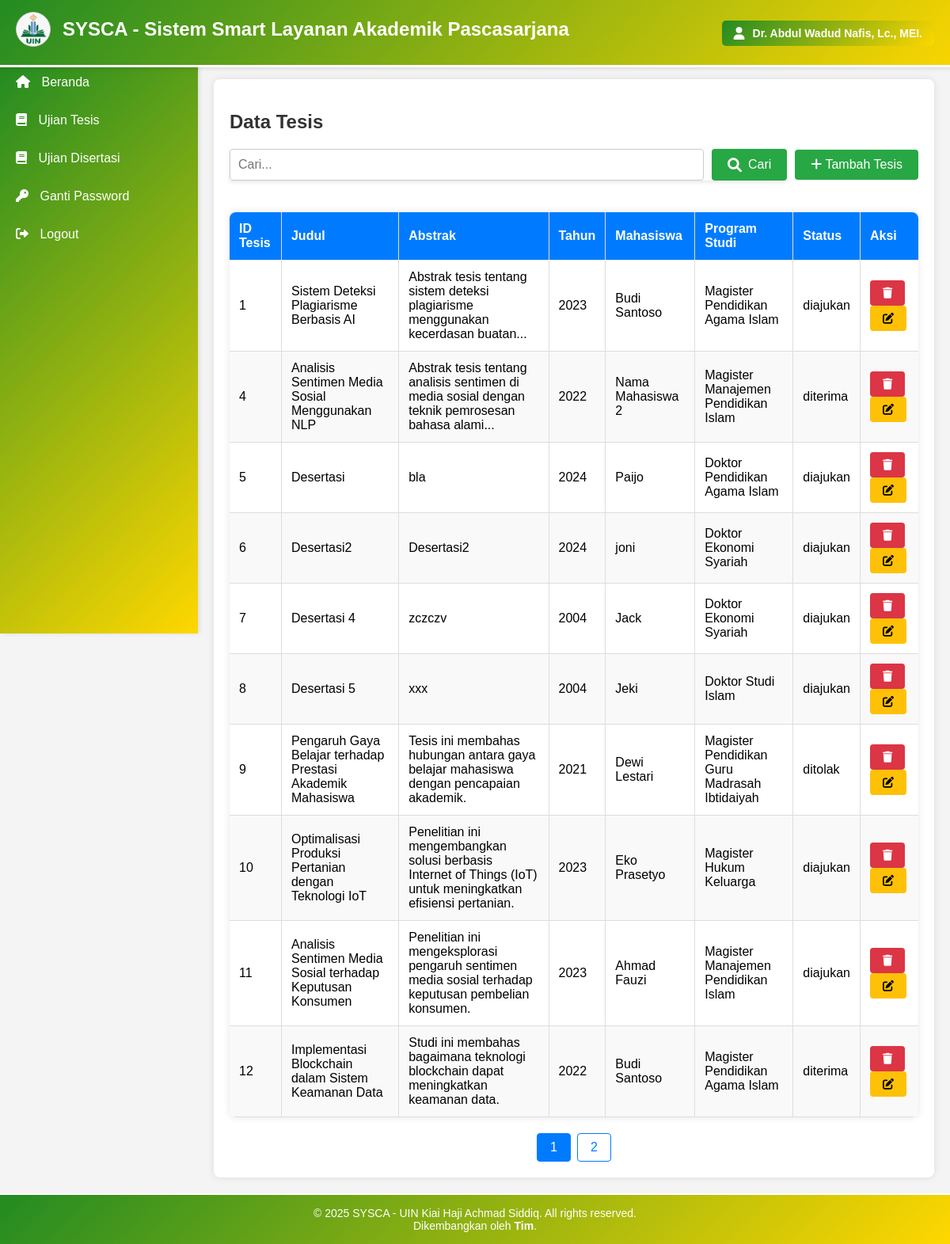
Page /crud_tesis.php (signed in) on the committed database.
### tables this page shows
CREATE TABLE `tesis` (
  `id_tesis` int(11) NOT NULL,
  `judul` varchar(255) NOT NULL,
  `abstrak` text,
  `tahun` year(4) DEFAULT NULL,
  `id_mahasiswa` int(11) DEFAULT NULL,
  `id_prodi` int(11) DEFAULT NULL,
  `status` enum('diajukan','diterima','ditolak','selesai') DEFAULT 'diajukan'
);

CREATE TABLE `mahasiswa` (
  `id_mahasiswa` int(11) NOT NULL,
  `nama` varchar(100) NOT NULL,
  `nim` varchar(20) NOT NULL,
  `email` varchar(100) DEFAULT NULL,
  `telepon` varchar(15) DEFAULT NULL
);

CREATE TABLE `prodi` (
  `id` int(11) NOT NULL,
  `Program` varchar(100) NOT NULL,
  `strata` int(1) NOT NULL
);

### crud_tesis.php (the view, shortened to what this page needs)
<?php
include 'koneksi.php';
$limit = 10;
$page = isset($_GET['page']) ? (int)$_GET['page'] : 1;
$start = ($page > 1) ? ($page * $limit) - $limit : 0;
$search = isset($_GET['search']) ? $_GET['search'] : '';
$searchCondition = $search ? "WHERE judul LIKE '%$search%' OR abstrak LIKE '%$search%' OR tahun LIKE '%$search%' OR id_mahasiswa LIKE '%$search%' OR id_prodi LIKE '%$search%' OR status LIKE '%$search%'" : '';
$query = "SELECT * FROM tesis $searchCondition LIMIT $start, $limit";
$result = $koneksi->query($query);
$totalQuery = "SELECT COUNT(*) as total FROM tesis $searchCondition";
$totalResult = $koneksi->query($totalQuery);
$totalData = $totalResult->fetch_assoc()['total'];
$totalPages = ceil($totalData / $limit);
?>
<!DOCTYPE html>
<html lang="id">
<head>
    <link rel="stylesheet" href="style.css">
    <link rel="stylesheet" href="https://cdnjs.cloudflare.com/ajax/libs/font-awesome/6.0.0/css/all.min.css">
    <link href="https://cdn.jsdelivr.net/npm/select2@4.1.0-rc.0/dist/css/select2.min.css" rel="stylesheet" />
</head>
<body>
    <?php include 'header.php'; ?>
    <?php include 'sidebar.php'; ?>
    <main class="content">
        <div class="container">
            <h2>Data Tesis</h2>
            <div class="search-and-add">
                <form method="GET" action="crud_tesis.php" class="search-form">
                    <input type="text" name="search" placeholder="Cari..." value="<?php echo $search; ?>">
                    <button type="submit"><i class="fas fa-search"></i> Cari</button>
                </form>
                <button onclick="openAddModal()" class="btn-tambah"><i class="fas fa-plus"></i> Tambah Tesis</button>
            </div>
            <table>
                <thead>
                    <tr>
                        <th>ID Tesis</th>
                        <th>Judul</th>
                        <th>Abstrak</th>
                        <th>Tahun</th>
                        <th>Mahasiswa</th>
                        <th>Program Studi</th>
                        <th>Status</th>
                        <th>Aksi</th>
                    </tr>
                </thead>
                <tbody>
                    <?php while ($row = $result->fetch_assoc()):
                        $queryNamaMahasiswa = "SELECT nama FROM mahasiswa WHERE id_mahasiswa = " . $row['id_mahasiswa'];
                        $resultNamaMahasiswa = $koneksi->query($queryNamaMahasiswa);
                        $namaMahasiswa = $resultNamaMahasiswa->fetch_assoc()['nama'];
                        $queryNamaProdi = "SELECT Program FROM prodi WHERE id = " . $row['id_prodi'];
                        $resultNamaProdi = $koneksi->query($queryNamaProdi);
                        $namaProdi = $resultNamaProdi->fetch_assoc()['Program'];
                    ?>
                    <tr>
                        <td><?php echo $row['id_tesis']; ?></td>
                        <td><?php echo $row['judul']; ?></td>
                        <td><?php echo $row['abstrak']; ?></td>
                        <td><?php echo $row['tahun']; ?></td>
                        <td><?php echo $namaMahasiswa; ?></td>
                        <td><?php echo $namaProdi; ?></td>
                        <td><?php echo $row['status']; ?></td>
                        <td>
                            <form method="POST" action="crud_tesis.php" style="display:inline;">
                                <button type="submit" name="delete" class="btn-hapus"><i class="fas fa-trash"></i></button>
                            </form>
                            <button onclick="openEditModal(<?php echo $row['id_tesis']; ?>, '<?php echo $row['judul']; ?>', '<?php echo $row['abstrak']; ?>', '<?php echo $row['tahun']; ?>', '<?php echo $row['id_mahasiswa']; ?>', '<?php echo $row['id_prodi']; ?>', '<?php echo $row['status']; ?>')" class="btn-edit"><i class="fas fa-edit"></i></button>
                        </td>
                    </tr>
                    <?php endwhile; ?>
                </tbody>
            </table>
            <div class="pagination">
                <?php for ($i = 1; $i <= $totalPages; $i++): ?>
                    <a href="?page=<?php echo $i; ?>&search=<?php echo $search; ?>" class="<?php echo $page == $i ? 'active' : ''; ?>"><?php echo $i; ?></a>
                <?php endfor; ?>
            </div>
        </div>
    </main>
    <?php include 'footer.php'; ?>
</body>
</html>

### style.css (style rules this page uses)
body { font-family: Arial, sans-serif; margin: 0; padding: 0; background-color: #f4f4f4; display: flex; flex-direction: column; min-height: 100vh; }
.content { margin-left: 250px; padding: 80px 20px 20px; flex: 1; transition: margin-left 0.3s ease-in-out; }
.container { background: #fff; padding: 20px; border-radius: 8px; box-shadow: 0 0 10px rgba(0, 0, 0, 0.1); margin-top: 20px; }
h2 { color: #333; margin-bottom: 20px; }
table { width: 100%; border-collapse: collapse; margin-top: 20px; box-shadow: 0 0 10px rgba(0, 0, 0, 0.1); border-radius: 8px; overflow: hidden; }
table thead { background-color: #90EE90; color: #333; }
table th, table td { padding: 12px; text-align: left; border-bottom: 1px solid #ddd; }
table th { font-weight: bold; }
table tbody tr:nth-child(even) { background-color: #f9f9f9; }
table tbody tr { transition: background-color 0.3s ease; }
table th, table td { border-right: 1px solid #ddd; }
table th:last-child, table td:last-child { border-right: none; }
.pagination { display: flex; justify-content: center; margin-top: 20px; }
.pagination a { padding: 8px 16px; margin: 0 4px; text-decoration: none; color: #007bff; border: 1px solid #007bff; border-radius: 4px; transition: background 0.3s, color 0.3s; }
.pagination a.active { background-color: #007bff; color: #fff; }
.btn-tambah, .btn-edit, .btn-hapus, .btn-simpan, .btn-batal { padding: 8px 16px; border: none; border-radius: 4px; cursor: pointer; text-decoration: none; font-size: 14px; transition: background 0.3s, color 0.3s; }
.btn-tambah { background-color: #28a745; color: #fff; margin-bottom: 20px; }
.btn-edit { background-color: #ffc107; color: #000; }
.btn-hapus { background-color: #dc3545; color: #fff; }
.search-and-add { display: flex; justify-content: space-between; align-items: center; margin-bottom: 20px; gap: 10px; }
.search-and-add form { flex: 1; display: flex; gap: 10px; }
.search-and-add form input[type="text"] { flex: 1; padding: 10px; border: 1px solid #ccc; border-radius: 4px; font-size: 16px; }
.search-and-add form button { padding: 10px 20px; background-color: #28a745; color: #fff; border: none; border-radius: 4px; cursor: pointer; }
.btn-tambah { padding: 10px 20px; background-color: #007bff; color: #fff; border: none; border-radius: 4px; cursor: pointer; text-decoration: none; font-size: 16px; white-space: nowrap; }
.search-form { display: flex; gap: 10px; margin-bottom: 20px; }
.search-form input[type="text"] { flex: 1; padding: 10px; border: 2px solid #007bff; border-radius: 4px; font-size: 16px; outline: none; transition: border-color 0.3s ease; }
.search-form button { padding: 10px 20px; background-color: #007bff; color: #fff; border: none; border-radius: 4px; cursor: pointer; font-size: 16px; display: flex; align-items: center; gap: 8px; transition: background-color 0.3s ease; }
.search-form button i { font-size: 18px; }
.search-form { box-shadow: 0 2px 5px rgba(0, 0, 0, 0.1); }
.search-form { display: flex; gap: 10px; flex: 1; }
.btn-tambah { padding: 10px 20px; background-color: #28a745; color: #fff; border: none; border-radius: 4px; cursor: pointer; text-decoration: none; font-size: 16px; white-space: nowrap; }
table thead { background-color: #007bff; color: #fff; }

### rows in the picture
tesis: id_tesis "1", judul "Sistem Deteksi Plagiarisme Berbasis AI", abstrak "Abstrak tesis tentang sistem deteksi plagiarisme menggunakan kecerdasan buatan...", tahun "2023", id_mahasiswa.nama "Budi Santoso", id_prodi.Program "Magister Pendidikan Agama Islam", status "diajukan"
tesis: id_tesis "4", judul "Analisis Sentimen Media Sosial Menggunakan NLP", abstrak "Abstrak tesis tentang analisis sentimen di media sosial dengan teknik pemrosesan bahasa alami...", tahun "2022", id_mahasiswa.nama "Nama Mahasiswa 2", id_prodi.Program "Magister Manajemen Pendidikan Islam", status "diterima"
tesis: id_tesis "5", judul "Desertasi", abstrak "bla", tahun "2024", id_mahasiswa.nama "Paijo", id_prodi.Program "Doktor Pendidikan Agama Islam", status "diajukan"
tesis: id_tesis "6", judul "Desertasi2", abstrak "Desertasi2", tahun "2024", id_mahasiswa.nama "joni", id_prodi.Program "Doktor Ekonomi Syariah", status "diajukan"
tesis: id_tesis "7", judul "Desertasi 4", abstrak "zczczv", tahun "2004", id_mahasiswa.nama "Jack", id_prodi.Program "Doktor Ekonomi Syariah", status "diajukan"
tesis: id_tesis "8", judul "Desertasi 5", abstrak "xxx", tahun "2004", id_mahasiswa.nama "Jeki", id_prodi.Program "Doktor Studi Islam", status "diajukan"
tesis: id_tesis "9", judul "Pengaruh Gaya Belajar terhadap Prestasi Akademik Mahasiswa", abstrak "Tesis ini membahas hubungan antara gaya belajar mahasiswa dengan pencapaian akademik.", tahun "2021", id_mahasiswa.nama "Dewi Lestari", id_prodi.Program "Magister Pendidikan Guru Madrasah Ibtidaiyah", status "ditolak"
tesis: id_tesis "10", judul "Optimalisasi Produksi Pertanian dengan Teknologi IoT", abstrak "Penelitian ini mengembangkan solusi berbasis Internet of Things (IoT) untuk meningkatkan efisiensi pertanian.", tahun "2023", id_mahasiswa.nama "Eko Prasetyo", id_prodi.Program "Magister Hukum Keluarga", status "diajukan"
tesis: id_tesis "11", judul "Analisis Sentimen Media Sosial terhadap Keputusan Konsumen", abstrak "Penelitian ini mengeksplorasi pengaruh sentimen media sosial terhadap keputusan pembelian konsumen.", tahun "2023", id_mahasiswa.nama "Ahmad Fauzi", id_prodi.Program "Magister Manajemen Pendidikan Islam", status "diajukan"
tesis: id_tesis "12", judul "Implementasi Blockchain dalam Sistem Keamanan Data", abstrak "Studi ini membahas bagaimana teknologi blockchain dapat meningkatkan keamanan data.", tahun "2022", id_mahasiswa.nama "Budi Santoso", id_prodi.Program "Magister Pendidikan Agama Islam", status "diterima"

### other values in the picture
$nama "Dr. Abdul Wadud Nafis, Lc., MEI."
